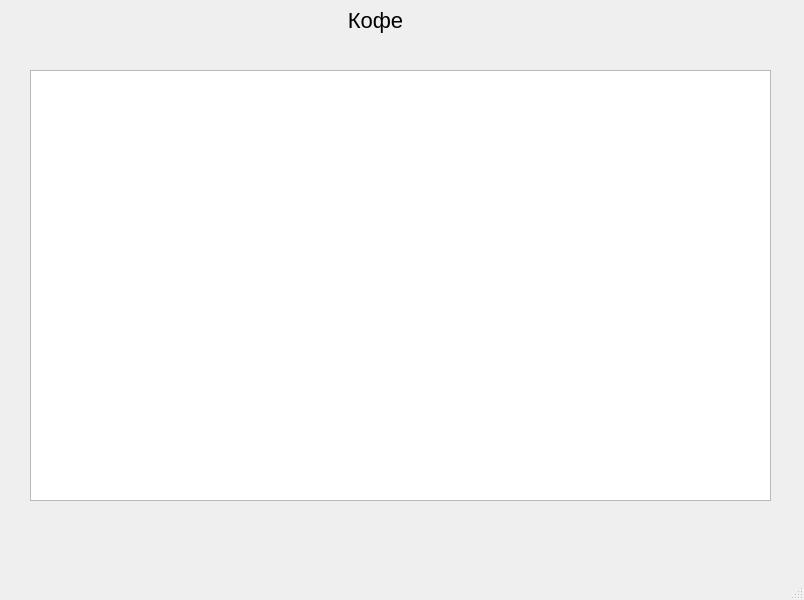
<?xml version="1.0" encoding="UTF-8"?>
<ui version="4.0">
 <class>MainWindow</class>
 <widget class="QMainWindow" name="MainWindow">
  <property name="geometry">
   <rect>
    <x>0</x>
    <y>0</y>
    <width>804</width>
    <height>600</height>
   </rect>
  </property>
  <property name="windowTitle">
   <string>MainWindow</string>
  </property>
  <widget class="QWidget" name="centralwidget">
   <widget class="QLabel" name="label">
    <property name="geometry">
     <rect>
      <x>310</x>
      <y>0</y>
      <width>131</width>
      <height>41</height>
     </rect>
    </property>
    <property name="styleSheet">
     <string notr="true">font-size:22px;</string>
    </property>
    <property name="text">
     <string>Кофе</string>
    </property>
    <property name="alignment">
     <set>Qt::AlignCenter</set>
    </property>
   </widget>
   <widget class="QTableWidget" name="tableWidget">
    <property name="geometry">
     <rect>
      <x>30</x>
      <y>70</y>
      <width>741</width>
      <height>431</height>
     </rect>
    </property>
   </widget>
  </widget>
  <widget class="QMenuBar" name="menubar">
   <property name="geometry">
    <rect>
     <x>0</x>
     <y>0</y>
     <width>804</width>
     <height>21</height>
    </rect>
   </property>
  </widget>
  <widget class="QStatusBar" name="statusbar"/>
 </widget>
 <resources/>
 <connections/>
</ui>
